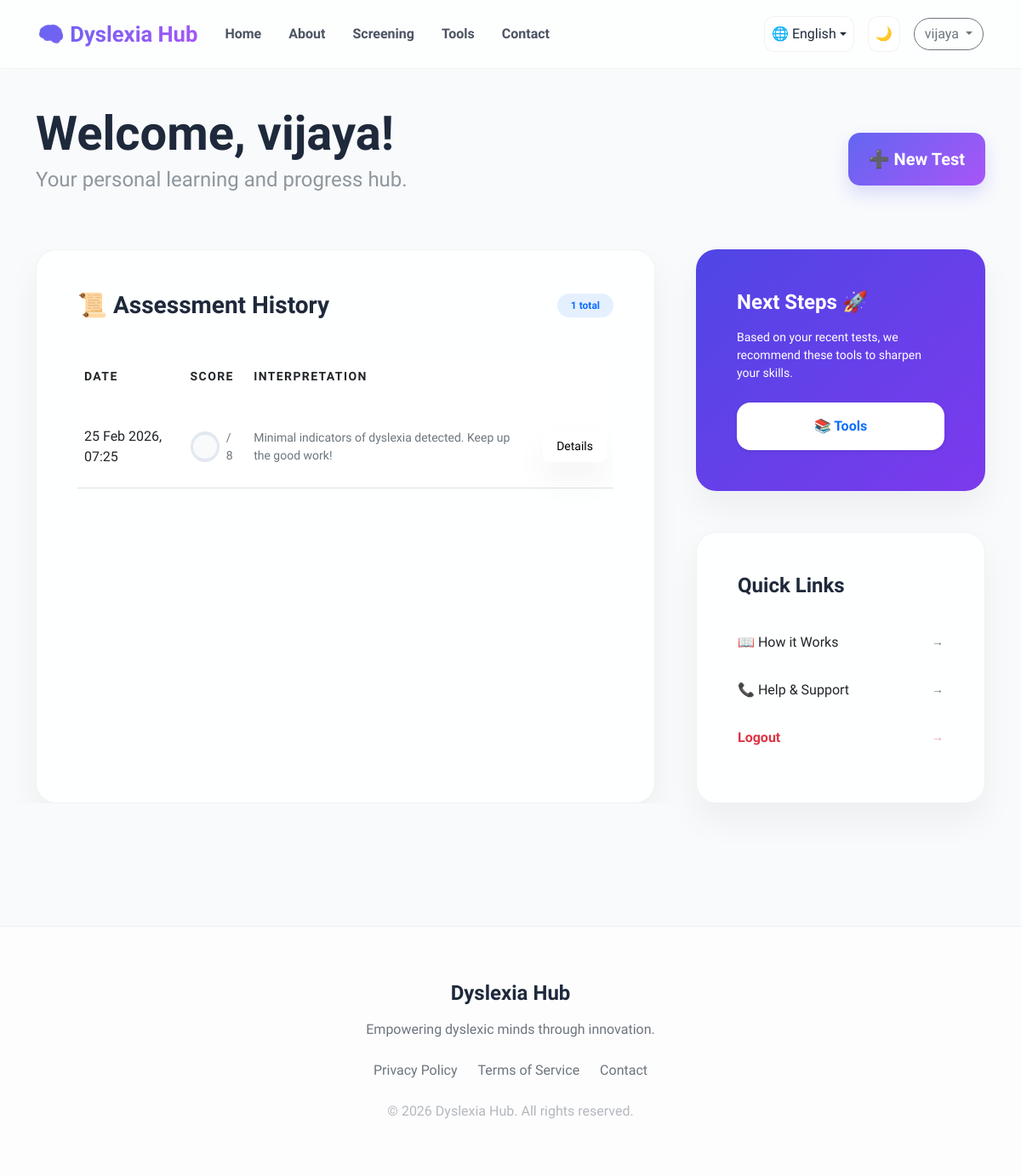
The app's page /dashboard (signed in) with its own data.
### app.py (models this page shows, shortened)
class User(UserMixin, db.Model):
    __tablename__ = 'users'
    id = db.Column(db.Integer, primary_key=True)
    username = db.Column(db.String(50), nullable=False, unique=True)
    email = db.Column(db.String(100), nullable=False, unique=True)
    password_hash = db.Column(db.String(255), nullable=False)

class AssessmentResult(db.Model):
    __tablename__ = 'assessment_results'
    id = db.Column(db.Integer, primary_key=True)
    user_id = db.Column(db.Integer, db.ForeignKey('users.id'))
    score = db.Column(db.Integer, nullable=False)
    interpretation = db.Column(db.String(255))
    details = db.Column(db.JSON)
    created_at = db.Column(db.DateTime, default=db.func.current_timestamp())

### app.py (the view)
@app.route('/dashboard')
@login_required
def dashboard():
    results = AssessmentResult.query.filter_by(user_id=current_user.id).order_by(AssessmentResult.created_at.desc()).all()
    return render_template('dashboard.html', results=results)

### app.py (called while the page is built)
@app.context_processor
def inject_translations():
    lang = session.get('lang', 'en')
    theme = session.get('theme', 'light')
    return {
        't': TRANSLATIONS.get(lang, TRANSLATIONS['en']),
        'current_lang': lang,
        'current_theme': theme
    }

@login_manager.user_loader
def load_user(user_id):
    return User.query.get(int(user_id))

### templates/dashboard.html (shortened to what this page needs)
{% extends "base.html" %}
{% block content %}
<div class="container py-5">
    <div class="row mb-5 align-items-center fade-in">
        <div class="col-md-8">
            <h1 class="display-4 fw-extrabold mb-2 lh-1">{{ t.welcome }}, {{ current_user.username }}!</h1>
            <p class="text-secondary lead fs-4 opacity-75">Your personal learning and progress hub.</p>
        </div>
        <div class="col-md-4 text-md-end">
            <a href="{{ url_for('assessment') }}" class="btn btn-premium btn-lg shadow-xl py-3 px-4">
                ➕ {{ t.new_test }}
            </a>
        </div>
    </div>
    <div class="row g-5">
        <div class="col-lg-8 fade-in delay-1 overflow-hidden">
            <div class="glass-card p-5 h-100">
                <div class="d-flex justify-content-between align-items-center mb-5">
                    <h2 class="fw-bold h3 mb-0">📜 {{ t.history }}</h2>
                    <span class="badge rounded-pill bg-primary bg-opacity-10 text-primary p-2 px-3 fw-bold">{{
                        results|length }} total</span>
                </div>
                {% if results %}
                <div class="table-responsive">
                    <table class="table table-hover align-middle custom-table">
                        <thead>
                            <tr class="text-secondary small text-uppercase tracking-wider">
                                <th class="border-0 pb-4">Date</th>
                                <th class="border-0 pb-4">{{ t.score }}</th>
                                <th class="border-0 pb-4">{{ t.interpretation }}</th>
                                <th class="border-0 pb-4"></th>
                            </tr>
                        </thead>
                        <tbody>
                            {% for result in results %}
                            <tr class="assessment-row">
                                <td class="py-4 fw-medium">{{ result.created_at.strftime('%d %b %Y, %H:%M') }}</td>
                                <td class="py-4">
                                    <div class="d-flex align-items-center gap-2">
                                        <div class="score-circle"
                                            style="--score-percent: {{ (result.score / 8) * 100 }}%">
                                        </div>
                                        <span class="small text-secondary">/ 8</span>
                                    </div>
                                </td>
                                <td class="py-4 text-secondary small">{{ result.interpretation }}</td>
                                <td class="py-4 text-end">
                                    <button
                                        class="btn btn-light glass-card btn-sm rounded-3 border-0 px-3 py-2">Details</button>
                                </td>
                            </tr>
                            {% endfor %}
                        </tbody>
                    </table>
                </div>
                {% endif %}
            </div>
        </div>
        <div class="col-lg-4 fade-in delay-2">
            <div class="glass-card p-5 mb-5 bg-primary text-white premium-promo">
                <h3 class="fw-bold h4 mb-3">Next Steps 🚀</h3>
                <p class="opacity-90 mb-4 small">Based on your recent tests, we recommend these tools to sharpen your
                    skills.</p>
                <div class="d-grid gap-3">
                    <a href="{{ url_for('learning') }}"
                        class="btn btn-white bg-white text-primary fw-bold rounded-4 py-3 shadow-sm border-0">
                        📚 {{ t.tools }}
                    </a>
                </div>
            </div>
            <div class="glass-card p-5">
                <h3 class="fw-bold h4 mb-4">Quick Links</h3>
                <div class="list-group list-group-flush bg-transparent">
                    <a href="{{ url_for('about') }}"
                        class="list-group-item list-group-item-action bg-transparent border-0 px-0 py-3 d-flex justify-content-between align-items-center">
                        <span class="fw-medium">📖 How it Works</span>
                        <span class="text-secondary small">→</span>
                    </a>
                    <a href="{{ url_for('contact') }}"
                        class="list-group-item list-group-item-action bg-transparent border-0 px-0 py-3 d-flex justify-content-between align-items-center">
                        <span class="fw-medium">📞 Help & Support</span>
                        <span class="text-secondary small">→</span>
                    </a>
                    <a href="{{ url_for('logout') }}"
                        class="list-group-item list-group-item-action bg-transparent border-0 px-0 py-3 d-flex justify-content-between align-items-center text-danger">
                        <span class="fw-bold">{{ t.logout }}</span>
                        <span class="opacity-50 small">→</span>
                    </a>
                </div>
            </div>
        </div>
    </div>
</div>
{% endblock %}

### templates/base.html (shortened to what this page needs)
<!DOCTYPE html>
<html lang="{{ current_lang }}" class="{{ 'dark-theme' if current_theme == 'dark' else '' }}">
<head>
    <link href="https://cdn.jsdelivr.net/npm/bootstrap@5.3.0/dist/css/bootstrap.min.css" rel="stylesheet">
</head>
<body>
    <nav class="navbar navbar-expand-lg sticky-top">
        <div class="container-fluid">
            <a class="navbar-brand" href="{{ url_for('index') }}">🧠 {{ t.title }}</a>
            <div class="collapse navbar-collapse" id="navbarNav">
                <ul class="navbar-nav me-auto">
                    <li class="nav-item"><a class="nav-link" href="{{ url_for('index') }}">{{ t.home }}</a></li>
                    <li class="nav-item"><a class="nav-link" href="{{ url_for('about') }}">{{ t.about }}</a></li>
                    <li class="nav-item"><a class="nav-link" href="{{ url_for('assessment') }}">Screening</a></li>
                    <li class="nav-item"><a class="nav-link" href="{{ url_for('tools') }}">{{ t.tools }}</a></li>
                    <li class="nav-item"><a class="nav-link" href="{{ url_for('contact') }}">{{ t.contact }}</a></li>
                </ul>
                <div class="d-flex align-items-center gap-3">
                    <div class="dropdown">
                        <button class="lang-select dropdown-toggle" type="button" data-bs-toggle="dropdown">
                            🌐 {{ t.lang_name }}
                        </button>
                    </div>
                    <a href="{{ url_for('toggle_theme') }}" class="theme-toggle text-decoration-none">
                        {% if current_theme == 'dark' %} ☀️ {% else %} 🌙 {% endif %}
                    </a>
                    {% if current_user.is_authenticated %}
                    <div class="dropdown">
                        <button class="btn btn-outline-secondary dropdown-toggle rounded-pill" type="button"
                            data-bs-toggle="dropdown">
                            {{ current_user.username }}
                        </button>
                    </div>
                    {% else %}
                    <a href="{{ url_for('login') }}" class="nav-link">{{ t.login }}</a>
                    <a href="{{ url_for('register') }}" class="btn btn-premium">{{ t.register }}</a>
                    {% endif %}
                </div>
            </div>
        </div>
    </nav>
    <main class="fade-in">
        {% block content %}{% endblock %}
    </main>
    <footer class="footer">
        <div class="container text-center">
            <h4 class="fw-bold mb-3 gradient-text">{{ t.title }}</h4>
            <p class="text-secondary mb-4">Empowering dyslexic minds through innovation.</p>
            <div class="d-flex justify-content-center gap-4 mb-4">
                <a href="#" class="text-secondary text-decoration-none">Privacy Policy</a>
                <a href="#" class="text-secondary text-decoration-none">Terms of Service</a>
                <a href="{{ url_for('contact') }}" class="text-secondary text-decoration-none">{{ t.contact }}</a>
            </div>
            <p class="text-secondary opacity-50 mb-0">&copy; 2026 {{ t.title }}. All rights reserved.</p>
        </div>
    </footer>
</body>
</html>

### templates/base.html (style rules this page uses)
:root { --primary-gradient: linear-gradient(135deg, #6366f1 0%, #a855f7 100%); --secondary-gradient: linear-gradient(135deg, #3b82f6 0%, #2dd4bf 100%); --bg-color: #f8fafc; --card-bg: rgba(255, 255, 255, 0.85); --text-color: #1e293b; --nav-bg: rgba(255, 255, 255, 0.7); --border-color: rgba(0, 0, 0, 0.05); --mute-color: #64748b; }
body { font-family: 'Lexend Deca', 'Noto Sans Devanagari', sans-serif; background-color: var(--bg-color); color: var(--text-color); transition: all 0.4s cubic-bezier(0.4, 0, 0.2, 1); min-height: 100vh; }
.navbar { background: var(--nav-bg); backdrop-filter: blur(15px); border-bottom: 1px solid var(--border-color); padding: 1rem 2rem; transition: background 0.3s ease; }
.navbar-brand { font-weight: 800; font-size: 1.6rem; background: var(--primary-gradient); -webkit-background-clip: text; -webkit-text-fill-color: transparent; background-clip: text; }
.nav-link { color: var(--text-color) !important; font-weight: 600; margin: 0 0.5rem; opacity: 0.8; transition: opacity 0.3s ease; }
.btn-premium { background: var(--primary-gradient); color: white !important; border: none; border-radius: 14px; padding: 0.7rem 1.8rem; font-weight: 700; box-shadow: 0 10px 20px rgba(99, 102, 241, 0.2); transition: all 0.3s ease; }
.glass-card { background: var(--card-bg); backdrop-filter: blur(12px); border: 1px solid var(--border-color); border-radius: 24px; box-shadow: 0 20px 40px rgba(0, 0, 0, 0.05); }
.theme-toggle, .lang-select { cursor: pointer; padding: 0.5rem; border-radius: 12px; background: var(--card-bg); border: 1px solid var(--border-color); color: var(--text-color); display: flex; align-items: center; justify-content: center; transition: all 0.2s ease; }
.footer { padding: 4rem 0; background: var(--nav-bg); border-top: 1px solid var(--border-color); margin-top: 6rem; }
.fade-in { animation: fadeIn 0.8s ease-out; }
::placeholder { color: var(--mute-color) !important; opacity: 0.6; }

### templates/dashboard.html (style rules this page uses)
.fw-extrabold { font-weight: 900; }
.tracking-wider { letter-spacing: 0.1em; }
.assessment-row { transition: background 0.2s ease; cursor: pointer; }
.score-circle { width: 36px; height: 36px; border-radius: 50%; background: conic-gradient(#6366f1 var(--score-percent), #e2e8f0 0); display: flex; align-items: center; justify-content: center; font-size: 0.8rem; font-weight: 800; color: var(--text-color); position: relative; }
.score-circle::before { content: ""; position: absolute; width: 28px; height: 28px; border-radius: 50%; background: var(--bg-color); }
.premium-promo { background: linear-gradient(135deg, #4f46e5 0%, #7c3aed 100%) !important; border: none; }

### records on screen
User: username "vijaya"
AssessmentResult: created_at "25 Feb 2026, 07:25", {{ (result.score / 8) * 100 }} 0.0 (drawn), interpretation "Minimal indicators of dyslexia detected. Keep up the good work!"

### other values on screen
{{ t.title }} "Dyslexia Hub"
{{ t.home }} "Home"
{{ t.about }} "About"
{{ t.tools }} "Tools"
{{ t.contact }} "Contact"
{{ t.lang_name }} "English"
{{ t.welcome }} "Welcome"
{{ t.new_test }} "New Test"
{{ t.history }} "Assessment History"
{{ results|length }} "1"
{{ t.score }} "SCORE"
{{ t.interpretation }} "INTERPRETATION"
{{ t.logout }} "Logout"
